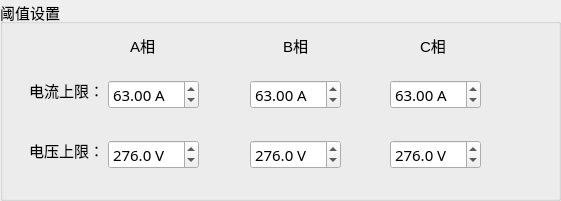
  <widget class="QGroupBox" name="groupBox_3">
   <property name="geometry">
    <rect>
     <x>10</x>
     <y>450</y>
     <width>561</width>
     <height>201</height>
    </rect>
   </property>
   <property name="font">
    <font>
     <pointsize>11</pointsize>
    </font>
   </property>
   <property name="title">
    <string>阈值设置</string>
   </property>
   <widget class="QLabel" name="label_118">
    <property name="geometry">
     <rect>
      <x>130</x>
      <y>30</y>
      <width>26</width>
      <height>30</height>
     </rect>
    </property>
    <property name="minimumSize">
     <size>
      <width>0</width>
      <height>30</height>
     </size>
    </property>
    <property name="font">
     <font>
      <pointsize>11</pointsize>
     </font>
    </property>
    <property name="text">
     <string>A相</string>
    </property>
   </widget>
   <widget class="QDoubleSpinBox" name="volCapB">
    <property name="geometry">
     <rect>
      <x>250</x>
      <y>140</y>
      <width>91</width>
      <height>29</height>
     </rect>
    </property>
    <property name="font">
     <font>
      <family>微软雅黑</family>
      <pointsize>11</pointsize>
     </font>
    </property>
    <property name="suffix">
     <string> V</string>
    </property>
    <property name="decimals">
     <number>1</number>
    </property>
    <property name="maximum">
     <double>300.000000000000000</double>
    </property>
    <property name="value">
     <double>276.000000000000000</double>
    </property>
   </widget>
   <widget class="QLabel" name="label_117">
    <property name="geometry">
     <rect>
      <x>420</x>
      <y>30</y>
      <width>26</width>
      <height>30</height>
     </rect>
    </property>
    <property name="minimumSize">
     <size>
      <width>0</width>
      <height>30</height>
     </size>
    </property>
    <property name="font">
     <font>
      <pointsize>11</pointsize>
     </font>
    </property>
    <property name="text">
     <string>C相</string>
    </property>
   </widget>
   <widget class="QDoubleSpinBox" name="curCapB">
    <property name="geometry">
     <rect>
      <x>250</x>
      <y>80</y>
      <width>91</width>
      <height>29</height>
     </rect>
    </property>
    <property name="font">
     <font>
      <family>微软雅黑</family>
      <pointsize>11</pointsize>
     </font>
    </property>
    <property name="suffix">
     <string> A</string>
    </property>
    <property name="maximum">
     <double>300.000000000000000</double>
    </property>
    <property name="value">
     <double>63.000000000000000</double>
    </property>
   </widget>
   <widget class="QDoubleSpinBox" name="curCapC">
    <property name="geometry">
     <rect>
      <x>390</x>
      <y>80</y>
      <width>91</width>
      <height>29</height>
     </rect>
    </property>
    <property name="font">
     <font>
      <family>微软雅黑</family>
      <pointsize>11</pointsize>
     </font>
    </property>
    <property name="suffix">
     <string> A</string>
    </property>
    <property name="maximum">
     <double>300.000000000000000</double>
    </property>
    <property name="value">
     <double>63.000000000000000</double>
    </property>
   </widget>
   <widget class="QDoubleSpinBox" name="curCapA">
    <property name="geometry">
     <rect>
      <x>108</x>
      <y>80</y>
      <width>91</width>
      <height>29</height>
     </rect>
    </property>
    <property name="font">
     <font>
      <family>微软雅黑</family>
      <pointsize>11</pointsize>
     </font>
    </property>
    <property name="suffix">
     <string> A</string>
    </property>
    <property name="maximum">
     <double>300.000000000000000</double>
    </property>
    <property name="value">
     <double>63.000000000000000</double>
    </property>
   </widget>
   <widget class="QDoubleSpinBox" name="volCapC">
    <property name="geometry">
     <rect>
      <x>390</x>
      <y>140</y>
      <width>91</width>
      <height>29</height>
     </rect>
    </property>
    <property name="font">
     <font>
      <family>微软雅黑</family>
      <pointsize>11</pointsize>
     </font>
    </property>
    <property name="suffix">
     <string> V</string>
    </property>
    <property name="decimals">
     <number>1</number>
    </property>
    <property name="maximum">
     <double>300.000000000000000</double>
    </property>
    <property name="value">
     <double>276.000000000000000</double>
    </property>
   </widget>
   <widget class="QDoubleSpinBox" name="volCapA">
    <property name="geometry">
     <rect>
      <x>108</x>
      <y>140</y>
      <width>91</width>
      <height>29</height>
     </rect>
    </property>
    <property name="font">
     <font>
      <family>微软雅黑</family>
      <pointsize>11</pointsize>
     </font>
    </property>
    <property name="suffix">
     <string> V</string>
    </property>
    <property name="decimals">
     <number>1</number>
    </property>
    <property name="maximum">
     <double>300.000000000000000</double>
    </property>
    <property name="value">
     <double>276.000000000000000</double>
    </property>
   </widget>
   <widget class="QLabel" name="label_120">
    <property name="geometry">
     <rect>
      <x>29</x>
      <y>80</y>
      <width>75</width>
      <height>20</height>
     </rect>
    </property>
    <property name="font">
     <font>
      <family>微软雅黑</family>
      <pointsize>11</pointsize>
     </font>
    </property>
    <property name="text">
     <string>电流上限：</string>
    </property>
   </widget>
   <widget class="QLabel" name="label_6">
    <property name="geometry">
     <rect>
      <x>29</x>
      <y>140</y>
      <width>75</width>
      <height>20</height>
     </rect>
    </property>
    <property name="font">
     <font>
      <family>微软雅黑</family>
      <pointsize>11</pointsize>
     </font>
    </property>
    <property name="text">
     <string>电压上限：</string>
    </property>
   </widget>
   <widget class="QLabel" name="label_119">
    <property name="geometry">
     <rect>
      <x>283</x>
      <y>30</y>
      <width>25</width>
      <height>30</height>
     </rect>
    </property>
    <property name="minimumSize">
     <size>
      <width>0</width>
      <height>30</height>
     </size>
    </property>
    <property name="font">
     <font>
      <pointsize>11</pointsize>
     </font>
    </property>
    <property name="text">
     <string>B相</string>
    </property>
   </widget>
  </widget>
